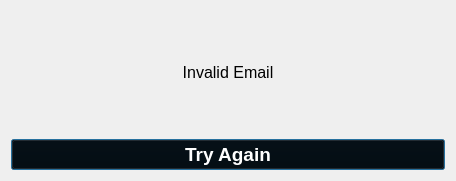
<?xml version="1.0" encoding="UTF-8"?>
<ui version="4.0">
 <class>Dialog</class>
 <widget class="QDialog" name="Dialog">
  <property name="geometry">
   <rect>
    <x>0</x>
    <y>0</y>
    <width>456</width>
    <height>181</height>
   </rect>
  </property>
  <property name="windowTitle">
   <string>Dialog</string>
  </property>
  <layout class="QGridLayout" name="gridLayout">
   <item row="0" column="0">
    <layout class="QVBoxLayout" name="verticalLayout">
     <item>
      <widget class="QLabel" name="label">
       <property name="font">
        <font>
         <family>Helvetica</family>
         <pointsize>12</pointsize>
         <weight>50</weight>
         <bold>false</bold>
        </font>
       </property>
       <property name="styleSheet">
        <string notr="true">color: rgb(0, 0, 0);</string>
       </property>
       <property name="text">
        <string>Invalid Email</string>
       </property>
       <property name="alignment">
        <set>Qt::AlignCenter</set>
       </property>
       <property name="wordWrap">
        <bool>true</bool>
       </property>
      </widget>
     </item>
     <item>
      <widget class="QPushButton" name="pushButton">
       <property name="font">
        <font>
         <family>Helvetica</family>
         <pointsize>14</pointsize>
         <weight>75</weight>
         <bold>true</bold>
        </font>
       </property>
       <property name="styleSheet">
        <string notr="true">color: rgb(255, 255, 255);
background-color: rgb(0, 0, 0);</string>
       </property>
       <property name="text">
        <string>Try Again</string>
       </property>
      </widget>
     </item>
    </layout>
   </item>
  </layout>
 </widget>
 <resources/>
 <connections/>
</ui>
